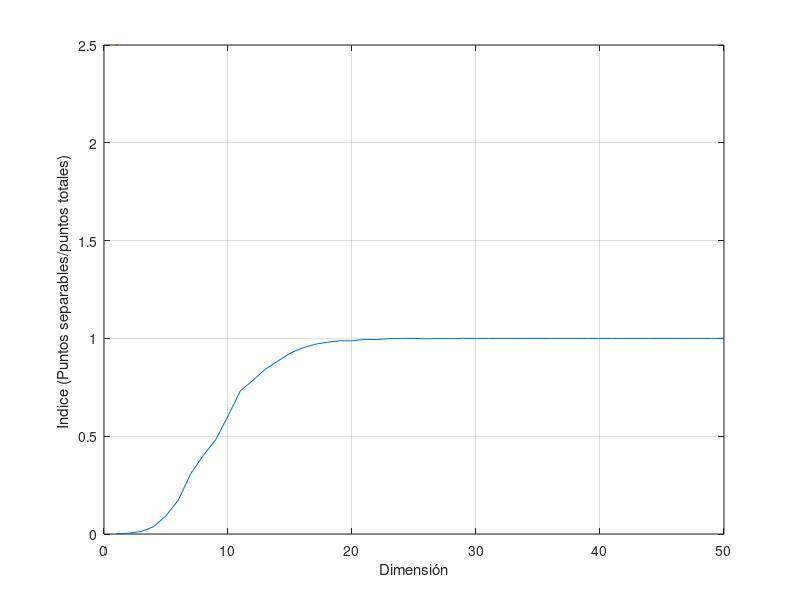

The MATLAB script that drew this image:

%muestra una comparativa de separabilidad de puntos según la dimensión
m=1000; %número de puntos

eps=10^(-7);
relu = @(z) max(0, z);
n=50; %hasta que dimensión se realiza el experimento
ind_sep=zeros(n,1);
for d=1:n
    x=rand(m,d)*2-1;
    sep=0;
    for i=1:m
        theta=x(i,:)*x(i,:)'-eps;
        z=x*x(i,:)'-theta;
        c=relu(z); %vemos que puntos obtienen un producto escalar mayor que theta
        ind=sum(c>0);
        if ind==1
            sep=sep+1; %si solo el punto x_i obtiene z>0 entonces es separable
        end
    end
    ind_sep(d)=sep/m;
end
   
plot(1:n,ind_sep,LineWidth=2.5)
grid on
xlabel('Dimensión');
ylabel('Indice (Puntos separables/puntos totales) ');
